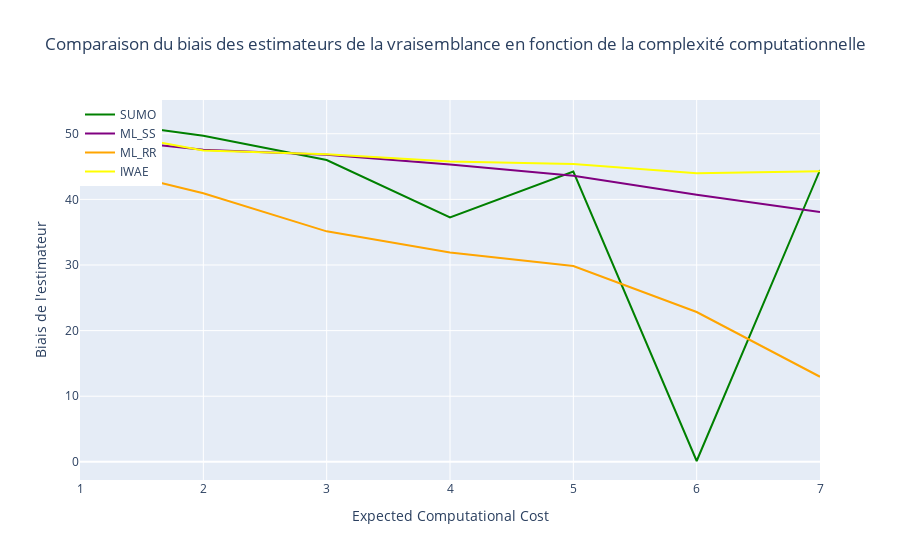

Write notebook code for a chart like this one.
### Markdown cell above
## <span style="color:green">  **Partie 2. Analyse du Biais et de la Variance des estimateurs**  </span>

Dans cette partie, nous allons comparer les différents estimateurs de la vraisemblance et du gradient en termes de Biais et de Variance (Figure 2 dans la Section de 9 de [l'article](https://proceedings.mlr.press/v130/shi21d.html)).

Le biais d'un estimateur de la vraisemblance $ \ell({\theta})$ est donné par : ${\displaystyle {\text{Biais}}({\hat \ell({\theta })})\equiv \mathbb {E} [{\hat \ell ({\theta }})]-\ell(\theta) }$.

La variance d'un estimateur de la vraisemblance $ \ell({\theta})$ est donné par : $ \text{Var}(\hat\ell({\theta})) = \mathbb{E}\left[(\hat\ell({\theta}) - \mathbb{E}[\hat\ell({\theta})])^2 \right]$

A partir de ces formules, nous allons tracer le biais au carré de l'estimation de la log-vraisemblance pour chacune des méthodes. En abscisse, nous opérerons comme dans l'article et nous ferons varier le coût computationnel espéré. C'est-à-dire que nous ferons varier la taille de l'échantillon $z_i \underset{i.i.d}{\sim} q_{\phi}(\cdot|x)$ pour $i = 1, ..., k$. 

On rappelle que, pour les estimateurs SUMO, ML_SS et ML_RR, la taille de cet échantillon est tirée aléatoirement et dépend de : $\mathcal{K} \sim p(\cdot)$ une distrubtion de support dans $\mathbb{N}$. Pour des raisons de clarté et de vitesse de calcul, nous calculerons successivement le biais au carré des estimateurs pour des échantillons de taille $i = 1, ..., k$. 

Dans notre cas, $K \sim \text{Geom}(r)$ et donc opérer de cette manière est équivalent à ce qui est réalisé dans l'article où les auteurs font varier l'"expected computational cost". Cette unité est en fait l'ordre de grandeur du nombre d'opérations pour calcul de l'estimateur selon la taille de l'échantillon, soit $O(2^{k+1})$. Ainsi, faire varier cette unité entre 4 et 256 revient à faire varier $k$ de 1 à 7, ce que nous allons faire :

### Code cell
Code.plot_bias_likelihood(x, theta_true, noised_A, noised_b, 7, 100)

### Figure 1 — Plotly figure (JSON) as saved in the notebook; plotly's stock layout.template omitted (floating-point values rounded to 4 significant figures)
{"data": [{"line": {"color": "green"}, "mode": "lines", "name": "SUMO", "type": "scatter", "x": [1, 2, 3, 4, 5, 6, 7], "y": [52.25, 49.69, 45.99, 37.24, 44.23, 0.1279, 44.47]}, {"line": {"color": "purple"}, "mode": "lines", "name": "ML_SS", "type": "scatter", "x": [1, 2, 3, 4, 5, 6, 7], "y": [49.51, 47.54, 46.81, 45.32, 43.58, 40.7, 38.06]}, {"line": {"color": "orange"}, "mode": "lines", "name": "ML_RR", "type": "scatter", "x": [1, 2, 3, 4, 5, 6, 7], "y": [45.51, 40.94, 35.13, 31.92, 29.85, 22.84, 12.97]}, {"line": {"color": "yellow"}, "mode": "lines", "name": "IWAE", "type": "scatter", "x": [1, 2, 3, 4, 5, 6, 7], "y": [50.93, 47.46, 46.88, 45.75, 45.37, 43.96, 44.29]}], "layout": {"legend": {"font": {"size": 12}, "traceorder": "normal", "x": 0, "y": 1}, "showlegend": true, "title": {"text": "Comparaison du biais des estimateurs de la vraisemblance en fonction de la complexité computationnelle"}, "xaxis": {"title": {"text": "Expected Computational Cost"}}, "yaxis": {"range": [null, 100], "title": {"text": "Biais de l'estimateur"}}}}
